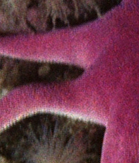
#> input picture Baseline_Model/1_0.png, 139 x 163 px
$ python baseline_model.py
#> lines starting #> are read from the running program, lines starting #| are printed output that depends on the picture; after the words box and inside, x2 and y2 are one past the last pixel; in counts of white or black regions, pixels touching at a corner belong together
#> in main, img is the input picture: shape (163, 139, 4) float32; mean R, G, B, A 0.428, 0.213, 0.283, 1
import numpy as np
import matplotlib.pyplot as plot


def average(img):
    # create an empty array with 4x size of the original image
    new_img = np.array([[[0., 0., 0.]] * 2 * len(img[0])] * 2 * len(img))
#> new_img: shape (326, 278, 3) float64; every value is 0
    img = img[:,:,0:3]
#> img: shape (163, 139, 3) float32

    # fill up the new image with the original one in alternating rows and columns
    for i in range(len(img)):
        for j in range(len(img[0])):
            #new_img[i * 2][np.array([j * 2])] = img[i, j, :]
            new_img[i * 2, j * 2, :] = img[i, j][0:3]
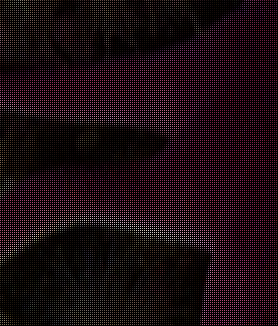
#> new_img: shape (326, 278, 3) float64; mean R, G, B 0.107, 0.0531, 0.0708

    # compute the average RGB of the neighbours for the empty ones
    for i in range(len(img) - 1):
        for j in range(len(img[0]) - 1):
            new_img[i * 2 + 1][np.array([j * 2])] = (img[i, j, :] + img[i + 1, j, :]) / 2
            new_img[i * 2][np.array([j * 2 + 1])] = (img[i, j, :] + img[i, j + 1, :]) / 2
            new_img[i * 2 + 1][np.array([j * 2 + 1])] = (img[i, j, :] + img[i + 1, j, :] +
                                                         img[i, j + 1, :] + img[i + 1, j + 1, :]) / 4
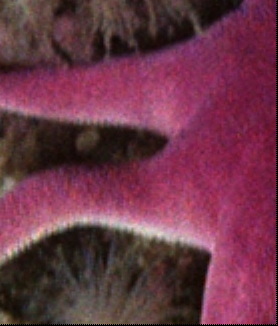
#> new_img: shape (326, 278, 3) float64; mean R, G, B 0.424, 0.211, 0.281

    # fill up the margins
    for i in range(len(img) - 1):
        new_img[i * 2 + 1][np.array([-2])] = (img[i, -1] + img[i + 1, -1]) / 2
        new_img[i * 2][np.array([-1])] = new_img[i * 2, -2]
        new_img[i * 2 + 1][np.array([-1])] = new_img[i * 2 + 1, -2]
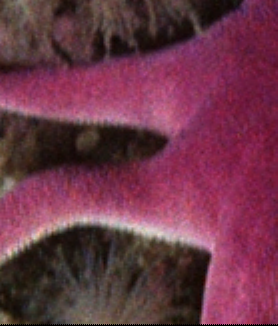
#> new_img: shape (326, 278, 3) float64; 0.54% of pixels changed, all inside (x1, y1, x2, y2) = (276, 0, 278, 324)
    for i in range(len(img[0]) - 1):
        new_img[-2][np.array([2 * i + 1])] = (img[-1, i] + img[-1, i + 1]) / 2
        new_img[-1][np.array([i * 2])] = new_img[-2, i * 2]
        new_img[-1][np.array([i * 2 + 1])] = new_img[-2, i * 2 + 1]
#> this loop made 138 passes
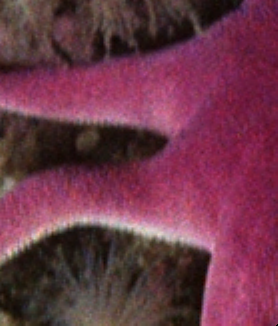
#> new_img: shape (326, 278, 3) float64; 0.46% of pixels changed, all inside (x1, y1, x2, y2) = (0, 324, 276, 326)
    new_img[-1][np.array([-1])] = img[-1, -1]
#> new_img: shape (326, 278, 3) float64; under 0.01% of pixels changed, all inside (x1, y1, x2, y2) = (277, 325, 278, 326)
    new_img[-1][np.array([-2])] = img[-1, -1]
#> new_img: shape (326, 278, 3) float64; mean R, G, B 0.428, 0.212, 0.283
    new_img[-2][np.array([-1])] = img[-1, -1]
#> new_img: shape (326, 278, 3) float64; mean R, G, B 0.428, 0.212, 0.283

    return new_img


def main():
    img_name = '1_0'
    ext = '.png'

    # load image
    print(img_name+ext)
    img = plot.imread(img_name + ext)

    img = average(average(img))
#> in average (call 2), `new_img = np.array([[[0., 0., 0.]] * 2 * len(img[0])] * 2 * len(img))`: new_img: shape (652, 556, 3) float64; every value is 0
#> after the loop in average (call 2), `for i in range(len(img)):`:
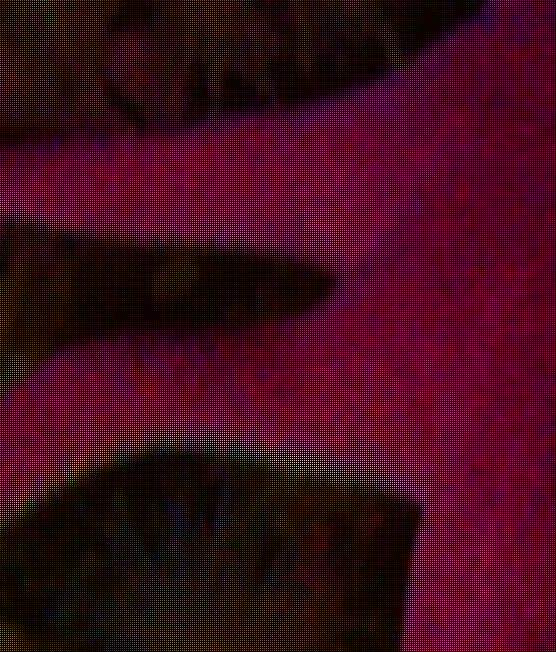
#> new_img: shape (652, 556, 3) float64; mean R, G, B 0.107, 0.0531, 0.0708
#> after the loop in average (call 2), `for i in range(len(img) - 1):`:
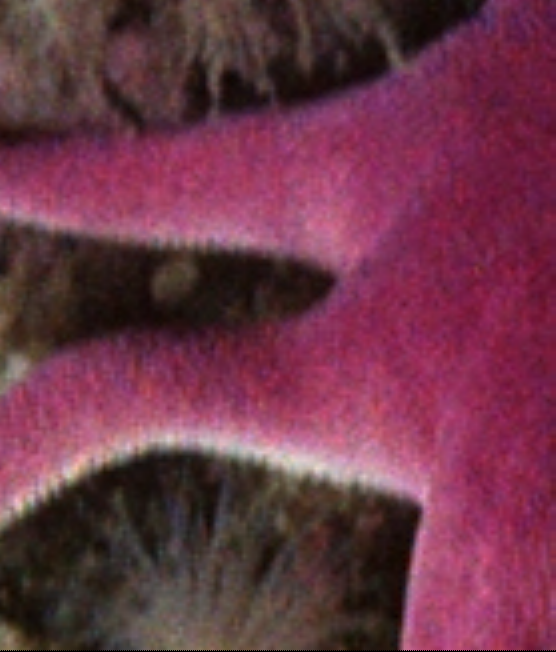
#> new_img: shape (652, 556, 3) float64; mean R, G, B 0.427, 0.212, 0.283
#> after the loop in average (call 2), `for i in range(len(img[0]) - 1):`:
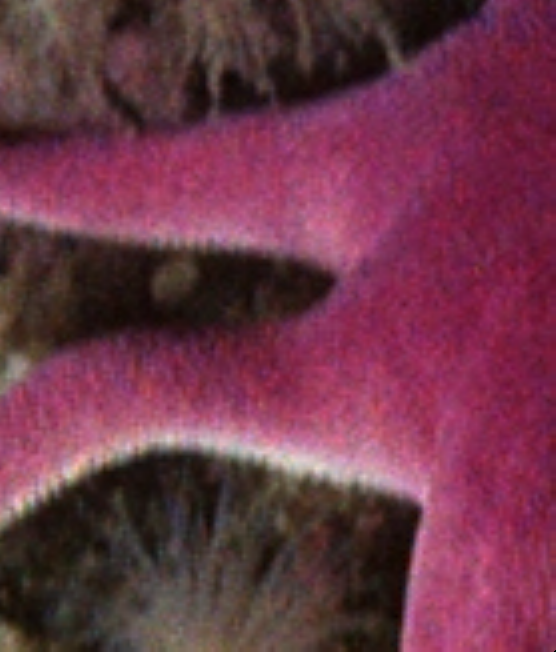
#> new_img: shape (652, 556, 3) float64; 0.23% of pixels changed, all inside (x1, y1, x2, y2) = (0, 650, 554, 652)
#> in average (call 2), `new_img[-1][np.array([-1])] = img[-1, -1]`: new_img: shape (652, 556, 3) float64; under 0.01% of pixels changed, all inside (x1, y1, x2, y2) = (555, 651, 556, 652)
#> in average (call 2), `new_img[-1][np.array([-2])] = img[-1, -1]`: new_img: shape (652, 556, 3) float64; mean R, G, B 0.428, 0.212, 0.283
#> in average (call 2), `new_img[-2][np.array([-1])] = img[-1, -1]`: new_img: shape (652, 556, 3) float64; mean R, G, B 0.428, 0.212, 0.283

    plot.imsave('improved' + img_name + ext, img)
    plot.imshow(img)
    plot.show()


if __name__ == '__main__':
    main()
